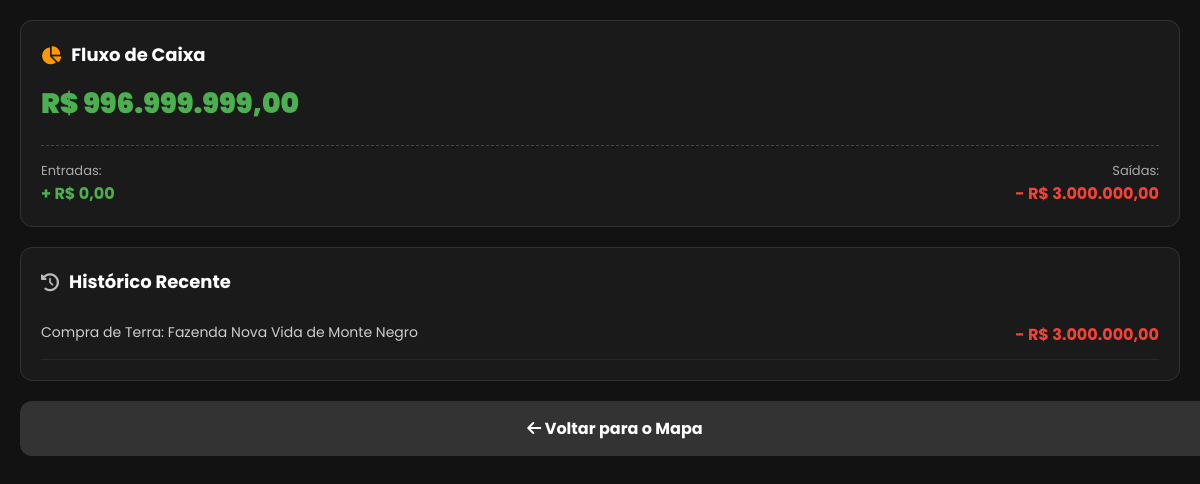
The page /financeiro (signed in) on the database as committed earlier.
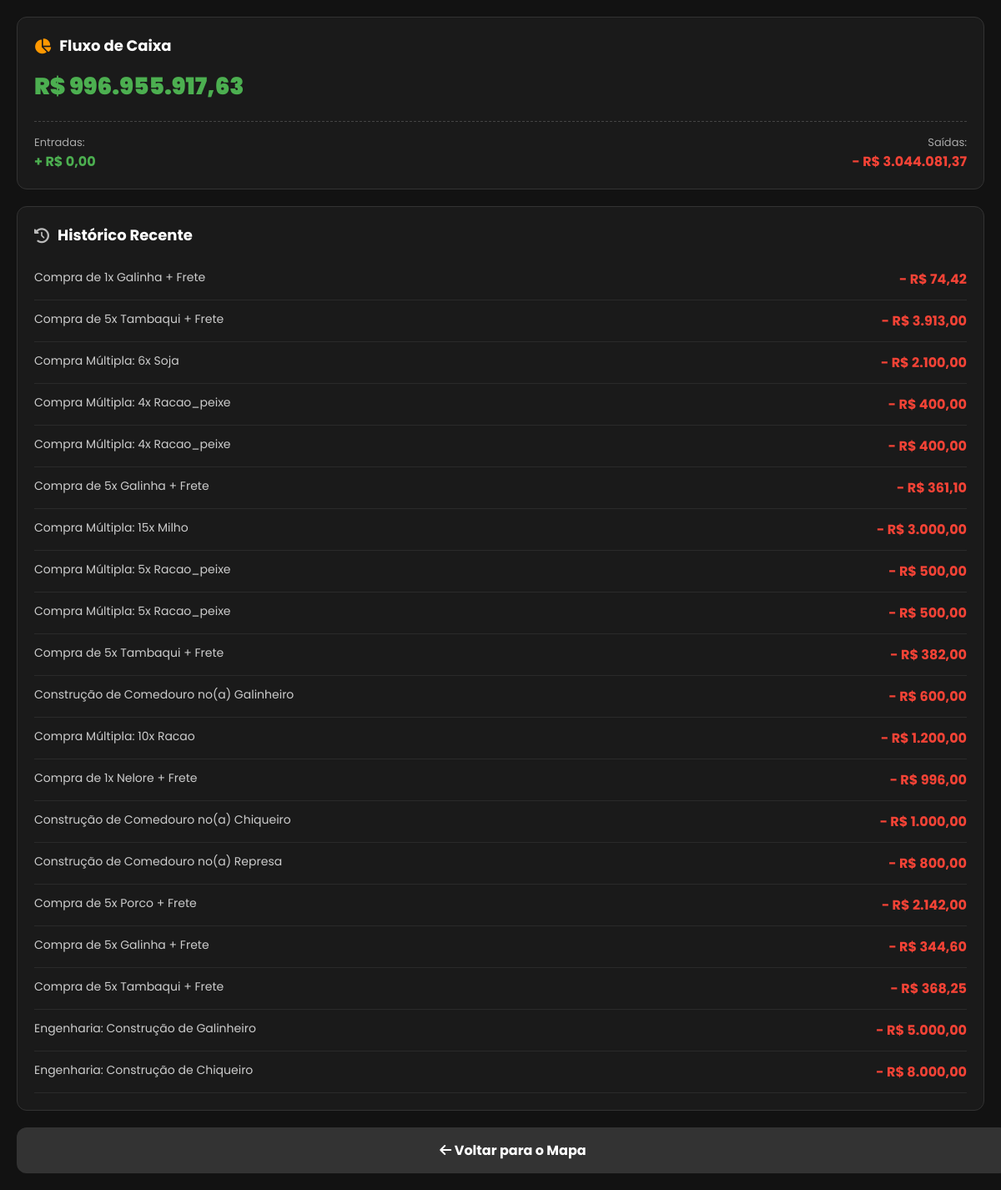
The same page on the database as committed later.
### database.py (models this page shows, shortened)
class Jogador(db.Model):
    __tablename__ = 'jogadores'
    id = db.Column(db.Integer, primary_key=True)
    username = db.Column(db.String(50), unique=True, nullable=False)
    email = db.Column(db.String(120), nullable=True)
    senha_hash = db.Column(db.String(128), nullable=False)
    saldo = db.Column(db.Float, default=1000.0)
    nivel = db.Column(db.Integer, default=1)
    xp = db.Column(db.Integer, default=0)
    energia_atual = db.Column(db.Integer, default=100)
    hab_agricultura = db.Column(db.Integer, default=1)
    hab_pecuaria = db.Column(db.Integer, default=1)
    reputacao = db.Column(db.Integer, default=50)
    hora = db.Column(db.Integer, default=6)
    dia = db.Column(db.Integer, default=1)
    mes = db.Column(db.Integer, default=1)
    ano = db.Column(db.Integer, default=2026)
    is_admin = db.Column(db.Boolean, default=False)
    ultima_acao = db.Column(db.DateTime, default=datetime.utcnow)
    propriedades = db.relationship('Propriedade', backref='dono', lazy=True)
    emprestimos = db.relationship('Emprestimo', backref='devedor', lazy=True)
    contratos = db.relationship('Contrato', backref='contratado', lazy=True)

class Transacao(db.Model):
    __tablename__ = 'transacoes'
    id = db.Column(db.Integer, primary_key=True)
    jogador_id = db.Column(db.Integer, db.ForeignKey('jogadores.id'), nullable=False)
    tipo = db.Column(db.String(10), nullable=False)
    valor = db.Column(db.Float, nullable=False)
    descricao = db.Column(db.String(255), nullable=False)
    data = db.Column(db.DateTime, default=datetime.utcnow)
    jogador = db.relationship('Jogador', backref=db.backref('transacoes', lazy=True))

### logica/economia.py (the view)
@economia_bp.route('/financeiro')
def financeiro():
    if 'usuario' not in session:
        return redirect(url_for('login'))
    usuario = Jogador.query.filter_by(username=session['usuario']).first()
    if not usuario:
        return redirect(url_for('login'))
    historico = Transacao.query.filter_by(jogador_id=usuario.id).order_by(Transacao.data.desc()).limit(20).all()
    todas_transacoes = Transacao.query.filter_by(jogador_id=usuario.id).all()
    entradas = sum(t.valor for t in todas_transacoes if t.tipo == 'entrada')
    saidas = sum(t.valor for t in todas_transacoes if t.tipo == 'saida')
    return render_template(
        'financeiro.html',
        user=usuario,
        entradas=entradas,
        saidas=saidas,
        saldo=usuario.saldo,
        historico=historico
    )

### templates/financeiro.html (shortened to what this page needs)
<!DOCTYPE html>
<html lang="pt-BR">
<head>
    <link rel="stylesheet" href="https://cdnjs.cloudflare.com/ajax/libs/font-awesome/6.4.0/css/all.min.css">
</head>
<body>
    <div class="card">
        <div class="card-header"><i class="fas fa-chart-pie" style="color: #ff9800;"></i> Fluxo de Caixa</div>
        <div class="saldo-total">R$ {{ "{:,.2f}".format(saldo).replace(',','v').replace('.',',').replace('v','.') }}</div>
        <div class="fluxo-container">
            <div>
                <div style="color: #aaa; font-size: 13px;">Entradas:</div>
                <div class="entrada-texto">+ R$ {{ "{:,.2f}".format(entradas).replace(',','v').replace('.',',').replace('v','.') }}</div>
            </div>
            <div style="text-align: right;">
                <div style="color: #aaa; font-size: 13px;">Saídas:</div>
                <div class="saida-texto">- R$ {{ "{:,.2f}".format(saidas).replace(',','v').replace('.',',').replace('v','.') }}</div>
            </div>
        </div>
    </div>
    <div class="card">
        <div class="card-header"><i class="fas fa-history" style="color: #bbb;"></i> Histórico Recente</div>
        {% if not historico %}
            <p style="color: #777; font-style: italic; text-align: center; margin: 20px 0;">Nenhuma transação registrada ainda.</p>
        {% else %}
            {% for t in historico %}
                <div class="transacao-item">
                    <span style="color: #ccc;">{{ t.descricao }}</span>
                    {% if t.tipo == 'entrada' %}
                        <b class="entrada-texto">+ R$ {{ "{:,.2f}".format(t.valor).replace(',','v').replace('.',',').replace('v','.') }}</b>
                    {% else %}
                        <b class="saida-texto">- R$ {{ "{:,.2f}".format(t.valor).replace(',','v').replace('.',',').replace('v','.') }}</b>
                    {% endif %}
                </div>
            {% endfor %}
        {% endif %}
    </div>
    <a href="/mapa" class="btn-voltar"><i class="fas fa-arrow-left"></i> Voltar para o Mapa</a>
</body>
</html>

Rows that differ between the two databases and show on the page:
no longer on this page (row edited): Transacao: descricao "Compra de Terra: Fazenda Nova Vida de Monte Negro", valor "3.000.000,00"
changed Jogador: saldo "996.999.999,00" → "996.955.917,63"
added Transacao: descricao "Compra de 1x Galinha + Frete", valor "74,42"
added Transacao: descricao "Compra de 5x Tambaqui + Frete", valor "3.913,00"
now on this page (row edited): Transacao: descricao "Compra Múltipla: 6x Soja", valor "2.100,00"
now on this page (row edited): Transacao: descricao "Compra Múltipla: 4x Racao_peixe", valor "400,00"
now on this page (row edited): Transacao: descricao "Compra Múltipla: 4x Racao_peixe", valor "400,00"
now on this page (row edited): Transacao: descricao "Compra de 5x Galinha + Frete", valor "361,10"
now on this page (row edited): Transacao: descricao "Compra Múltipla: 15x Milho", valor "3.000,00"
now on this page (row edited): Transacao: descricao "Compra Múltipla: 5x Racao_peixe", valor "500,00"
now on this page (row edited): Transacao: descricao "Compra Múltipla: 5x Racao_peixe", valor "500,00"
now on this page (row edited): Transacao: descricao "Compra de 5x Tambaqui + Frete", valor "382,00"
now on this page (row edited): Transacao: descricao "Construção de Comedouro no(a) Galinheiro", valor "600,00"
now on this page (row edited): Transacao: descricao "Compra Múltipla: 10x Racao", valor "1.200,00"
now on this page (row edited): Transacao: descricao "Compra de 1x Nelore + Frete", valor "996,00"
now on this page (row edited): Transacao: descricao "Construção de Comedouro no(a) Chiqueiro", valor "1.000,00"
now on this page (row edited): Transacao: descricao "Construção de Comedouro no(a) Represa", valor "800,00"
now on this page (row edited): Transacao: descricao "Compra de 5x Porco + Frete", valor "2.142,00"
now on this page (row edited): Transacao: descricao "Compra de 5x Galinha + Frete", valor "344,60"
now on this page (row edited): Transacao: descricao "Compra de 5x Tambaqui + Frete", valor "368,25"
now on this page (row edited): Transacao: descricao "Engenharia: Construção de Galinheiro", valor "5.000,00"
now on this page (row edited): Transacao: descricao "Engenharia: Construção de Chiqueiro", valor "8.000,00"
Other text that changed with them:
text no longer shown: "3.000.000,00"
text now shown: "3.044.081,37"
